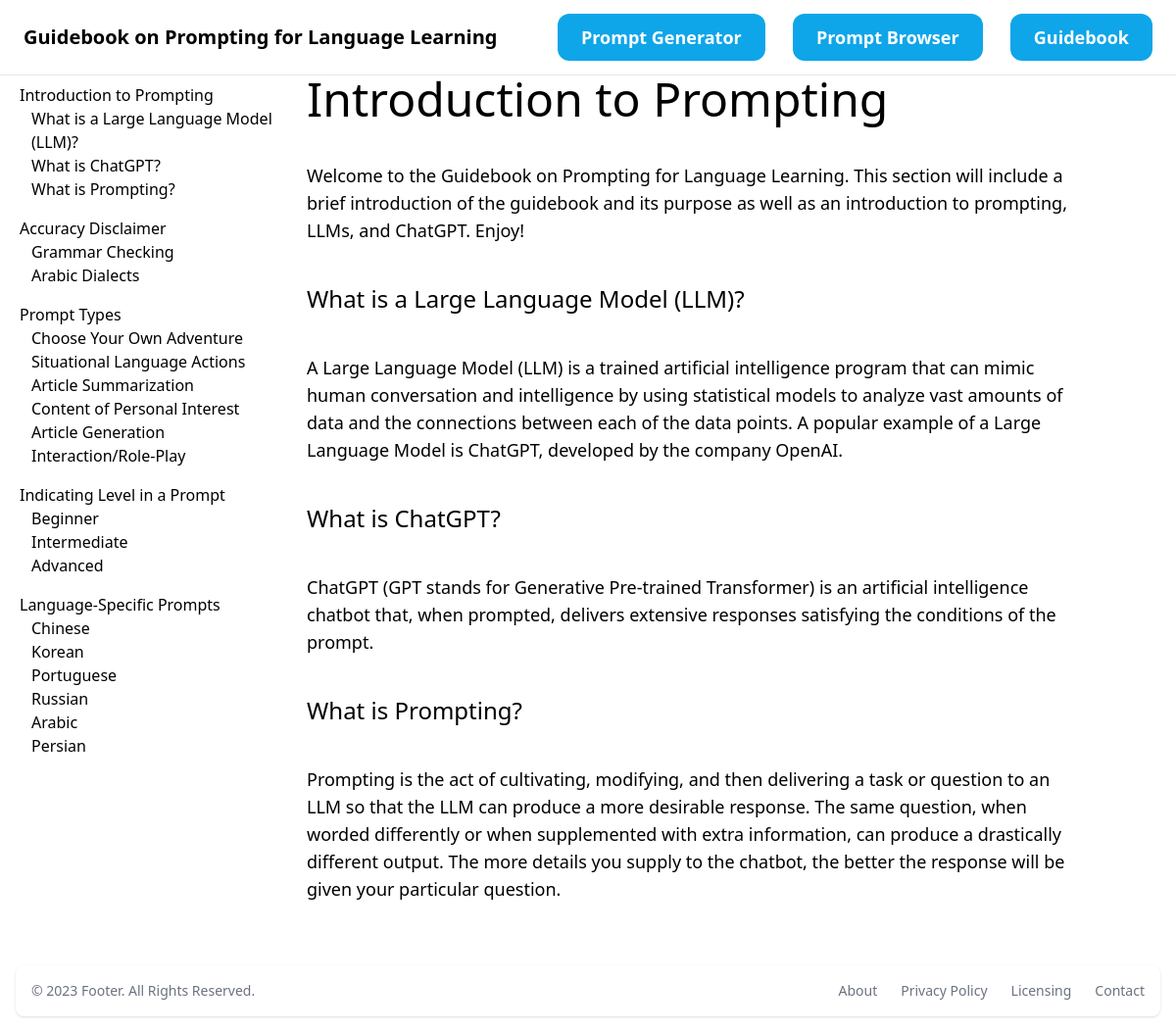
Before: /section/1/ with the older database file.
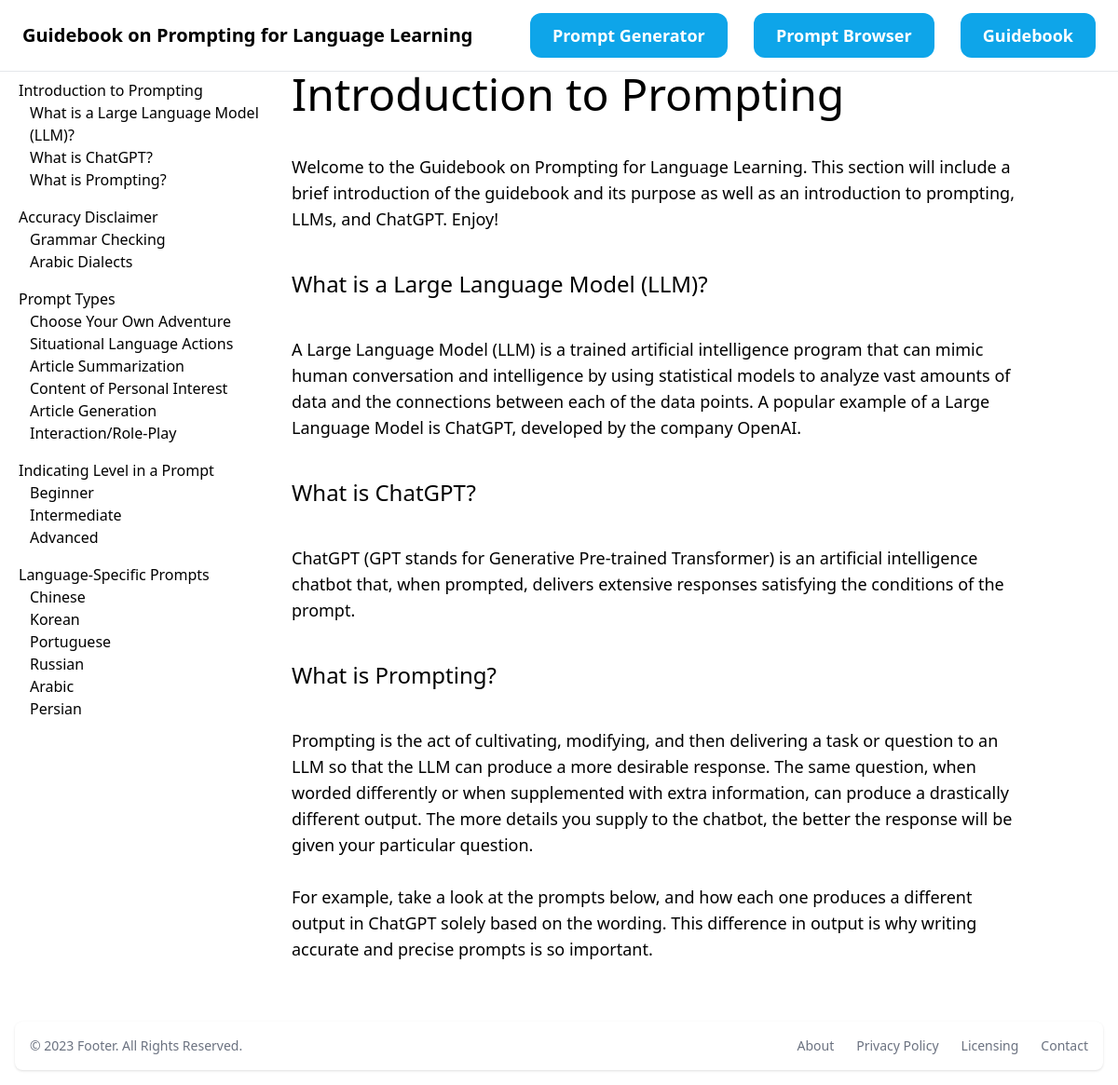
After: the same page with the newer database file.
### prompt/models.py (models this page shows, shortened)
class Paragraph(models.Model):
    section = models.ForeignKey(Section, on_delete=models.CASCADE)
    paragraph_title = models.CharField(max_length=255, null=True)
    paragraph_text = models.TextField(null=True)
    prompts = models.ManyToManyField(Prompt, blank=True)

### section/views.py (the view)
# urls.py: path('<int:pk>/', views.detail, name='detail'),
def detail(request, pk):
    section = get_object_or_404(Section, pk=pk)
    sections = Section.objects.all()
    paragraphs = Paragraph.objects.all()
    section_id = request.GET.get('section', 0)
    if section_id:
        paragraphs = paragraphs.filter(section_id=section_id)
    return render(request,'section/detail.html', {
        'section': section,
        'sections': sections,
        'paragraphs': paragraphs,
        'section_id': section_id
    })

### section/templates/section/detail.html (shortened to what this page needs)
{% extends 'prompt/base.html' %}
{%block content%} Guidebook on Prompting for Language Learning {%endblock%}
{%block sidebar%}
    <div class="ml-3 mb-16 grid grid-cols-4 gap-4">
        <div class="pb-6">
            <div class="col-span-1">
                <ul>
                    {% for section in sections %}
                        <li id="section{{section.id}}" class="py-2 px-2 rounded-xl">
                            <a href="{%url 'section:detail' section.id %}" class="section-link">{{section.section_title}}</a>
                                <ul>
                                    {% for paragraph in section.paragraph_set.all %}
                                        <li id="paragraph{{paragraph.id}}" class="ml-3"><a href="{%url 'section:detail' section.id %}#paragraph{{forloop.counter}}">{{paragraph.paragraph_title}}</a></li>
                                    {%endfor%}
                                </ul>
                        </li>
                    {%endfor%}
                </ul>
            </div>
        </div>
        <div class="space-y-10 mr-24 text-5xl col-span-3" id="section-text-container">
            {{section.section_title}}
            <div class="mt-10 text-lg">
                {{section.section_description}}
            </div>
            {%for paragraph in section.paragraph_set.all%}
                <div id="paragraph{{forloop.counter}}" class="mt-10 text-2xl">{{paragraph.paragraph_title}}</div>
                <div class="text-lg">{{paragraph.paragraph_text | safe}}</div>
            {%endfor%}
        </div>
    </div>
{%endblock%}

Changed rows visible on the page:
changed Paragraph "What is Prompting?": paragraph_text "…given your particular question." → "…given your particular question. For example, take a look at the prompts below, and how each one produces a different output in ChatGPT solely based on the wording. This difference in output is why writing accurate and precise prompts is so important."
